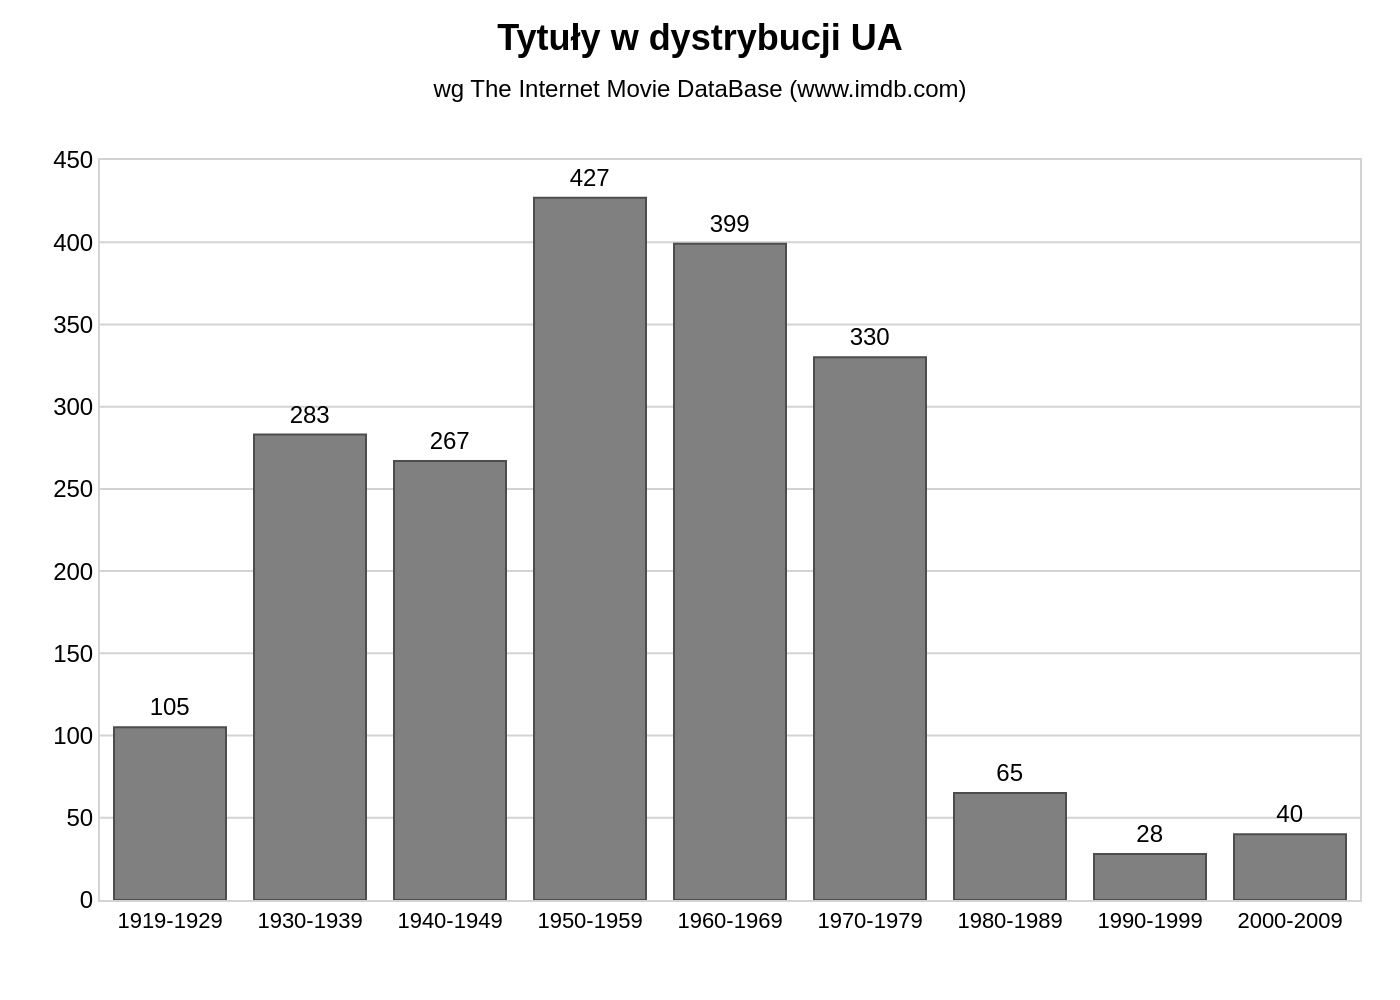

Here is the Python script that generated this plot:
import sys
import json
import os
import plotly.graph_objects as go

# Check for command-line argument
if len(sys.argv) != 2:
    print(f"Usage: python {os.path.basename(sys.argv[0])} <json_file_path>")
    sys.exit(1)

json_path = sys.argv[1]

# Read data from the specified JSON file
try:
    with open(json_path, 'r', encoding='utf-8') as f:
        chart_info = json.load(f)
except FileNotFoundError:
    print(f"Error: JSON file not found at '{json_path}'")
    sys.exit(1)
except json.JSONDecodeError:
    print(f"Error: Could not decode JSON from '{json_path}'")
    sys.exit(1)

# Extract data and texts from the JSON object
chart_data = chart_info.get('chart_data', [])
texts = chart_info.get('texts', {})
colors = chart_info.get('colors', ['#808080'])

# Prepare data for Plotly
categories = [item['category'] for item in chart_data]
values = [item['value'] for item in chart_data]

# Create the figure
fig = go.Figure()

# Add the bar trace
fig.add_trace(go.Bar(
    x=categories,
    y=values,
    text=values,
    textposition='outside',
    textfont=dict(
        family="Arial, bold",
        size=12,
        color='black'
    ),
    marker=dict(
        color=colors[0],
        line=dict(
            color='#4d4d4d',
            width=1
        )
    ),
    cliponaxis=False
))

# Combine title and subtitle using HTML for formatting
title_text = f"<b>{texts.get('title', '')}</b><br><span style='font-size: 12px;'>{texts.get('subtitle', '')}</span>"

# Update layout
fig.update_layout(
    title=dict(
        text=title_text,
        x=0.5,
        y=0.95,
        xanchor='center',
        yanchor='top',
        font=dict(size=18)
    ),
    xaxis=dict(
        title_text=texts.get('x_axis_title'),
        tickfont=dict(size=11),
        showline=True,
        linewidth=1,
        linecolor='lightgrey',
        mirror=True
    ),
    yaxis=dict(
        title_text=texts.get('y_axis_title'),
        range=[0, 450],
        tick0=0,
        dtick=50,
        showgrid=True,
        gridcolor='lightgrey',
        showline=True,
        linewidth=1,
        linecolor='lightgrey',
        mirror=True
    ),
    font=dict(
        family="Arial",
        size=12,
        color="black"
    ),
    plot_bgcolor='white',
    paper_bgcolor='white',
    showlegend=False,
    margin=dict(l=50, r=20, t=80, b=50)
)

# Determine output filename from input JSON path
base_filename = os.path.splitext(os.path.basename(json_path))[0]
output_filename = f"{base_filename}.png"

# Save the figure as a high-resolution PNG image
fig.write_image(output_filename, scale=2)

print(f"Chart saved to {output_filename}")
